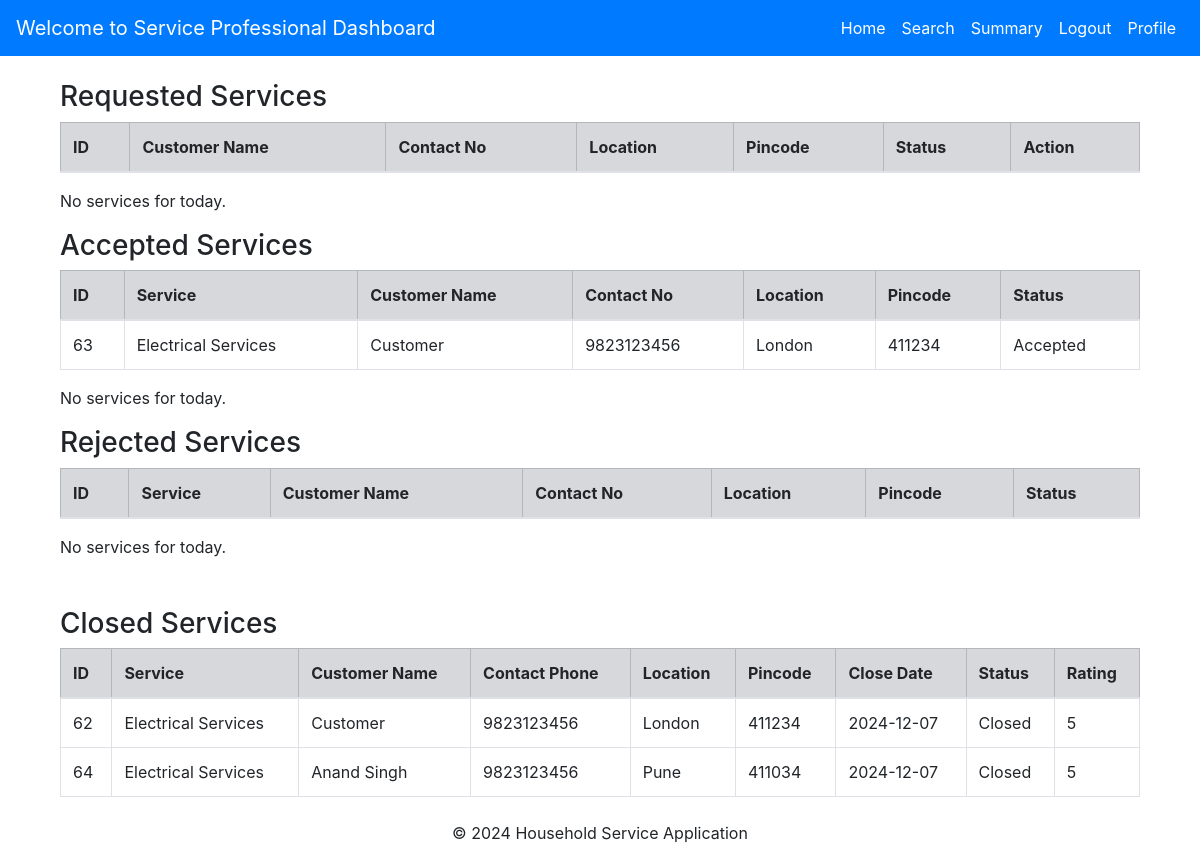
The page /professional_dashboard (signed in) on the database its author committed.
### models.py (models this page shows, shortened)
class ServiceRequest(db.Model):
    __tablename__ = 'service_requests'
    req_id = db.Column(db.Integer, primary_key=True, autoincrement=True, nullable=False)
    user_id = db.Column(db.Integer, db.ForeignKey('users.user_id'), nullable=True)
    service_id = db.Column(db.Integer, db.ForeignKey('service.service_id'), nullable=True)
    prof_id = db.Column(db.Integer, db.ForeignKey('service_professionals.prof_id'), nullable=True)
    status = db.Column(db.String(20), default='Requested', nullable=False)
    rating = db.Column(db.Integer)
    remarks = db.Column(db.String(255))
    requested_date = db.Column(db.DateTime, default=datetime.utcnow, nullable=False)
    close_date = db.Column(db.DateTime, default=datetime.utcnow, nullable=False)
    service = db.relationship('Service', backref='requests')
    professional = db.relationship('ServiceProfessional', backref='requests')

class Service(db.Model):
    __tablename__ = 'service'
    service_id = db.Column(db.Integer, primary_key=True, autoincrement=True, nullable=False)
    user_id = db.Column(db.Integer, db.ForeignKey('users.user_id'), default=1, nullable=True)
    prof_id = db.Column(db.Integer, db.ForeignKey('service_professionals.prof_id'), default=1, nullable=True)
    name = db.Column(db.String(100), nullable=True)
    new_service_name = db.Column(db.String(100), nullable=True)
    description = db.Column(db.Text, nullable=True)
    base_price = db.Column(db.Float, nullable=False)
    date_created = db.Column(db.DateTime, default=datetime.utcnow)
    image = db.Column(db.String(255), nullable=True)

class User(UserMixin, db.Model):
    __tablename__ = 'users'
    user_id = db.Column(db.Integer, primary_key=True, autoincrement=True, nullable=False)
    username = db.Column(db.String(255), unique=True, nullable=False)
    password = db.Column(db.String(200), nullable=False)
    user_name = db.Column(db.String(250), nullable=False)
    address = db.Column(db.Text, nullable=False)
    contact = db.Column(db.String(15), nullable=False)
    date_created = db.Column(db.DateTime, default=func.now(), nullable=False)
    pincode = db.Column(db.String(10), nullable=False)
    status = db.Column(db.String(20), default='Active')  # Possible values: 'Active', 'Blocked'
    role = db.Column(db.String(50), nullable=False)

### routes.py (the view)
@main.route('/professional_dashboard')
def professional_dashboard():
    services = Service.query.all()
    prof_id = session.get('prof_id')
    if not prof_id:
        flash("You must be logged in to view your dashboard.", "danger")
        return redirect(url_for('main.login'))
    today_services = (
        db.session.query(
            ServiceRequest.req_id,
            User.user_name,
            User.contact,
            User.address,
            User.pincode,
            ServiceRequest.status
        )
        .join(User, ServiceRequest.user_id == User.user_id)
        .filter(ServiceRequest.prof_id == prof_id, ServiceRequest.status == 'Requested')
        .all()
    )
    accepted_services = (
        db.session.query(
            ServiceRequest.req_id,
            Service.name,
            User.user_name,
            User.contact,
            User.address,
            User.pincode,
            ServiceRequest.status
        )
        .join(User, ServiceRequest.user_id == User.user_id)
        .join(Service, ServiceRequest.service_id == Service.service_id)
        .filter(ServiceRequest.prof_id == prof_id, ServiceRequest.status == 'Accepted')
        .all()
    )
    rejected_services = (
        db.session.query(
            ServiceRequest.req_id,
            Service.name,
            User.user_name,
            User.contact,
            User.address,
            User.pincode,
            ServiceRequest.status
        )
        .join(User, ServiceRequest.user_id == User.user_id)
        .join(Service, ServiceRequest.service_id == Service.service_id)
        .filter(ServiceRequest.prof_id == prof_id, ServiceRequest.status == 'Rejected')
        .all()
    )
    closed_services = (
        db.session.query(
            ServiceRequest.req_id,
            User.user_name,
            Service.name,
            User.contact,
            User.address,
            User.pincode,
            ServiceRequest.close_date,
            ServiceRequest.status,
            ServiceRequest.rating,
            ServiceRequest.remarks
        )
        .join(User, ServiceRequest.user_id == User.user_id)
        .join(Service, ServiceRequest.service_id == Service.service_id)
        .filter(ServiceRequest.prof_id == prof_id, ServiceRequest.status == 'Closed')
        .all()
    )
    return render_template(
        'service_panel/professional_dashboard.html',
        today_services=today_services,
        accepted_services=accepted_services,
        rejected_services=rejected_services,
        closed_services=closed_services,
        services=services
    )

### templates/service_panel/professional_dashboard.html (shortened to what this page needs)
{% extends "service_panel/base.html" %}
{% block content %}
<div class="container mt-4">
    <section id="requested-services">
        <h3>Requested Services</h3>
            <table class="table table-bordered">
                <thead class="table-secondary">
                    <tr>
                        <th>ID</th>
                        <th>Customer Name</th>
                        <th>Contact No</th>
                        <th>Location</th>
                        <th>Pincode</th>
                        <th>Status</th>
                        <th>Action</th>
                    </tr>
                </thead>
            </table>
            {% if not today_services %}
                <p>No services for today.</p>
            {% endif %}
    </section>
    <section id="accepted-services">
        <h3>Accepted Services</h3>
            <table class="table table-bordered">
                <thead class="table-secondary">
                    <tr>
                        <th>ID</th>
                        <th>Service</th>
                        <th>Customer Name</th>
                        <th>Contact No</th>
                        <th>Location</th>
                        <th>Pincode</th>
                        <th>Status</th>
                    </tr>
                </thead>
                <tbody>
                    {% for service in accepted_services %}
                    <tr>
                        <td>{{ service.req_id }}</td>
                        <td>{{ service.name }}</td>
                        <td>{{ service.user_name }}</td>
                        <td>{{ service.contact }}</td>
                        <td>{{ service.address }}</td>
                        <td>{{ service.pincode }}</td>
                        <td>{{ service.status }}</td>
                    </tr>
                    {% endfor %}
                </tbody>
            </table>
            {% if not today_services %}
                <p>No services for today.</p>
            {% endif %}
    </section>
    <section id="rejected-services">
        <h3>Rejected Services</h3>
            <table class="table table-bordered">
                <thead class="table-secondary">
                    <tr>
                        <th>ID</th>
                        <th>Service</th>
                        <th>Customer Name</th>
                        <th>Contact No</th>
                        <th>Location</th>
                        <th>Pincode</th>
                        <th>Status</th>
                    </tr>
                </thead>
            </table>
            {% if not today_services %}
                <p>No services for today.</p>
            {% endif %}
    </section>
    <section id="closed-services" class="mt-5">
        <h3>Closed Services</h3>
            <table class="table table-bordered">
                <thead class="table-secondary">
                    <tr>
                        <th>ID</th>
                        <th>Service</th>
                        <th>Customer Name</th>
                        <th>Contact Phone</th>
                        <th>Location</th>
                        <th>Pincode</th>
                        <th>Close Date</th>
                        <th>Status</th>
                        <th>Rating</th>
                    </tr>
                </thead>
                <tbody>
                    {% for service in closed_services %}
                    <tr>
                        <td>{{ service.req_id }}</td>
                        <td>{{ service.name }}</td>
                        <td>{{ service.user_name }}</td>
                        <td>{{ service.contact }}</td>
                        <td>{{ service.address }}</td>
                        <td>{{ service.pincode }}</td>
                        <td>{{ service.close_date.strftime('%Y-%m-%d') }}</td>
                        <td>{{ service.status }}</td>
                        <td>{{ service.rating or 'N/A' }}</td>
                    </tr>
                    {% endfor %}
                </tbody>
            </table>
    </section>
</div>
{% endblock %}

### templates/service_panel/base.html (style rules this page uses)
.container { margin-top: 20px; }

### rows shown on the page
ServiceRequest: req_id "63", name "Electrical Services", user_name "Customer", contact "9823123456", address "London", pincode "411234", status "Accepted"
ServiceRequest: req_id "62", name "Electrical Services", user_name "Customer", contact "9823123456", address "London", pincode "411234", close_date "2024-12-07", status "Closed", rating "5"
ServiceRequest: req_id "64", name "Electrical Services", user_name "Anand Singh", contact "9823123456", address "Pune", pincode "411034", close_date "2024-12-07", status "Closed", rating "5"
